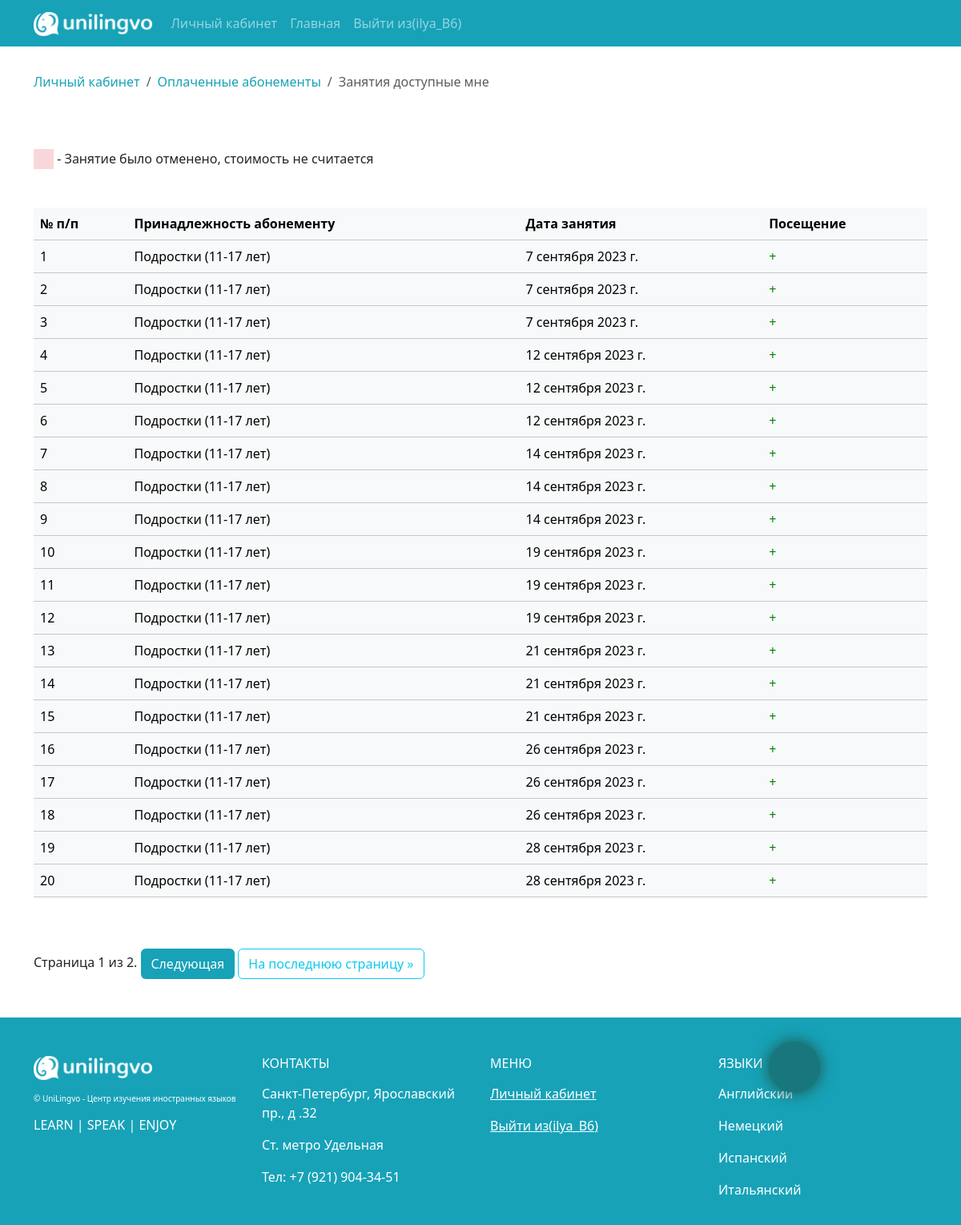
Before: /abonements/student-payment-lessons/3 (signed in) with the older database file.
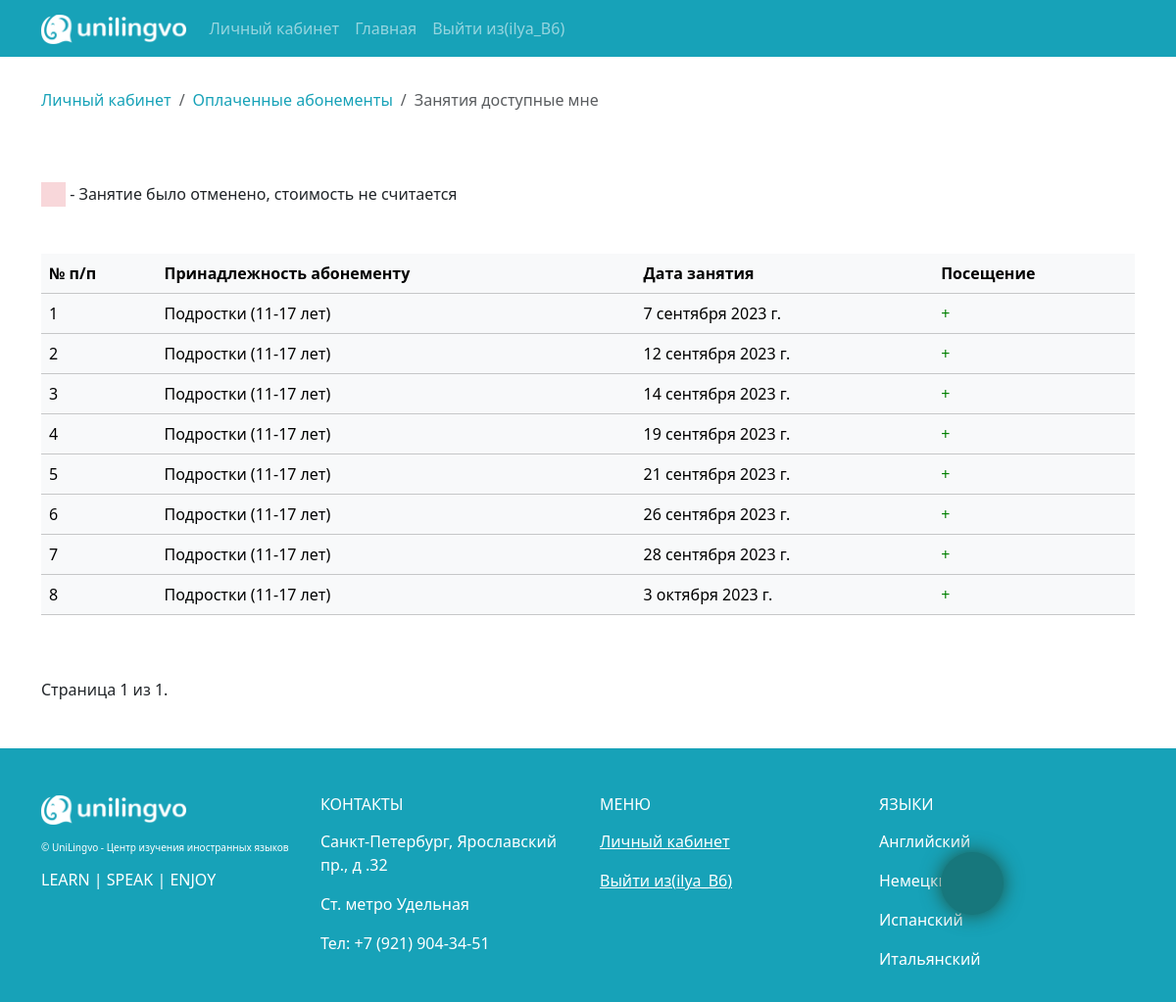
After: the same page with the newer database file.
### app_abonements/models.py (models this page shows, shortened)
class StudentPaymenatLessons(models.Model):
    lesson = models.ForeignKey(TimeTable, on_delete=models.CASCADE, verbose_name="К какому уроку ")
    payment_abonement = models.ForeignKey(PaymentAbonement, on_delete=models.CASCADE, verbose_name="К какой оплате студента")
    class Meta:
        verbose_name = "Оплаченное занятие пользователя"
        verbose_name_plural = "Оплаченные занятия пользователя"

class PaymentAbonement(models.Model):
    student = models.ForeignKey(Student, on_delete=models.CASCADE, verbose_name="Какой студент")
    abonement = models.ForeignKey(Abonement , on_delete=models.CASCADE, verbose_name="Какой абонемент")
    date_start = models.DateField(verbose_name="Дата старта абонемента")
    date_payment = models.DateField(verbose_name="Дата оплаты абонемента абонемента")
    class Meta:
        verbose_name = "Оплата абонемента"
        verbose_name_plural = "Оплаты абонементов"

class Abonement(models.Model):
    name = models.CharField(verbose_name="Название абонемента", max_length=255)
    amount_lesson = models.IntegerField(verbose_name="Кол-во занятий")
    price = models.IntegerField(verbose_name="Стоимость абонемента (руб.)")
    duration = models.CharField(verbose_name="Продолжительность 1 занятия", max_length=255)
    description  = models.TextField(verbose_name="Описание")
    course = models.ManyToManyField(TrainingProgramm, verbose_name="К какому курсу", related_name='abonement_courses')
    photo = models.ImageField(verbose_name="Фото", upload_to=get_file_path)
    class Meta:
        verbose_name = "Абонемент"
        verbose_name_plural = "Абонементы"

### app_timetable/models.py (models this page shows, shortened)
class TimeTable(models.Model):
    group = models.ForeignKey(LearingGroup, on_delete=models.CASCADE, verbose_name='Для какой группы')
    date = models.DateField(verbose_name='Дата проведения занятия')
    comment = models.TextField(verbose_name='Комментарий', blank=True)
    canceled = models.BooleanField(verbose_name="Отмена (x - отмены нет)", blank=True, default=False)
    class Meta:
        verbose_name = "Расписание занятия группы"
        verbose_name_plural = "Расписание занятий групп"

### app_abonements/views.py (the view)
# urls.py: path('student-payment-lessons/<int:id_payment_abonement>', StudentPaymentLesson.as_view(), name="student_payment_lessons"),
class StudentPaymentLesson(DataMixin, LoginRequiredMixin, ListView):
    paginate_by = 20
    template_name = "app_abonements/student_payment_lessons.html"
    def get_context_data(self, **kwargs):
        context = super().get_context_data(**kwargs)
        context['sort_form'] = SortStudentAbonement(self.request.GET, stud = self.request.user)
        context['breadcrumbs'] = [
            {'link': reverse('profiles:personal_area'), 'title':'Личный кабинет'},
            {'link' : reverse('abonements:student_abonements'), 'title' : 'Оплаченные абонементы'},
            {'link': '#', 'title': "Занятия доступные мне"}
        ]
        data_mixin_context = self.get_user_context(title = "Доступные занятия")
        return dict(list(context.items()) + list(data_mixin_context.items()))
    def get_queryset(self):
       return StudentPaymenatLessons.objects.filter(payment_abonement__student = self.request.user, payment_abonement_id = self.kwargs["id_payment_abonement"]).order_by('lesson__date')

### app_journal/templatetags/app_journal_tags.py (called while the page is built)
@register.simple_tag()
def is_was(id_student , id_lesson):
    stud = Student.objects.get(id = id_student)
    attendance = Attendance.objects.filter(student=stud, lesson_date = id_lesson, was = True)
    if attendance:
        return True
    else:
        return False

### app_lancen/templatetags/lancen_tags.py (called while the page is built)
@register.inclusion_tag('templatetags/breadcrumbs.html')
def breadcrums(list):
    return {'breadcrumbs': list}

### app_lancen/utils.py (called while the page is built)
    def get_user_context(self, **kwargs):
        context = kwargs
        modern_menu = menu.copy()
        if  self.request.user.is_authenticated:
            modern_menu.append({'title' : "Личный кабинет" , 'link' : 'profiles:personal_area'})
        if self.request.user.groups.filter(name='teacher').exists():
            context["pers_area_items"] = teacher_pers_area_items
        if self.request.user.groups.filter(name='student').exists():
            context["pers_area_items"] = student_pers_area_items
        if self.request.user.is_superuser:
            context["pers_area_items"] = admin_pers_area_items
        context['menu'] = modern_menu
        context["recall_form"] = RecallForm
        context['contact_form'] = ContactForm
        return context

### templates/app_abonements/student_payment_lessons.html (shortened to what this page needs)
{% extends 'base.html' %}
{% load app_journal_tags %}
{% load lancen_tags %}
{% load bootstrap5 %}
{% load static %}
{% block other_css %}
<link rel="stylesheet" href="{% static 'app_journal/css/journal.css' %}">
{% endblock other_css %}
{% block content %}
{% breadcrums breadcrumbs %}
<section class = "pb-5 pt-5">
    <div class="d-flex flex-wrap align-items-center">
        <div class="canceled_lesson table-danger"></div>
        <div class="ml-3"> &nbsp;- Занятие было отменено, стоимость не считается</div>
    </div>
    <div class="journal_wrapper">
        <table class = "table table-light table-hover mt-5">
            <tr>
                <th>№ п/п</th>
                <th>Принадлежность абонементу</th>
                <th>Дата занятия</th>
                <th>Посещение</th>
            </tr>
            {% for item in  object_list %}
            <tr {% if item.lesson.canceled %} class = "table-danger"{% endif %}>
                <td>{{forloop.counter}}</td>
                <td>{{item.payment_abonement.abonement.name}}</td>
                <td>{{item.lesson.date}}</td>
                <td>
                    {% is_was id_student=request.user.id id_lesson=item.lesson.id as is_was %}
                    {% if is_was %}
                        <span style = "color:green;">+</span>
                    {% else %}
                        <span style = "color:red;">-</span>
                    {% endif %}
                </td>
            </tr>
            {% empty %}
            <tr>
                <td>--</td>
                <td>--</td>
                <td>--</td>
            </tr>
            {% endfor %}
        </table>
    </div>
    <div class="pagination mt-5">
        <span class="step-links">
            <span class="current">
                Страница {{ page_obj.number }} из {{ page_obj.paginator.num_pages }}.
            </span>
            {% if page_obj.has_next %}
                <a class = "btn my_bg_info text-white" href="?page={{ page_obj.next_page_number }}">Следующая</a>
                <a class = "btn btn-outline-info" href="?page={{ page_obj.paginator.num_pages }}">На последнюю страницу &raquo;</a>
            {% endif %}
        </span>
    </div>
</section>
{% endblock content %}

### templates/base.html (shortened to what the changed rows need)
<!DOCTYPE html>
<html lang="en" class="h-100">
<head>
    {% load static %}
    {% load bootstrap5 %}
    {% load bootstrap_icons %}
    {% bootstrap_css %}
    <link type="text/css" href="{% static 'app_lancen/css/style.css' %}" rel="stylesheet" />
    <link rel="stylesheet" href="https://cdn.jsdelivr.net/npm/bootstrap-icons@1.9.1/font/bootstrap-icons.css">
    {% block other_css %}{% endblock other_css %}
</head>
<body class="d-flex flex-column h-100">
    <header>
        <nav class="navbar navbar-expand-lg navbar-dark my_bg_info" >
            <div class="container">
              <div class="collapse navbar-collapse" id="navbarSupportedContent">
                <ul class="navbar-nav me-auto mb-2 mb-lg-0">
                    {% for m in menu %}
                    <li class="nav-item">
                        <a class="nav-link" href="{% url m.link  %}" >
                            {{m.title}}
                        </a>
                    </li>
                    {% endfor %}
                </ul>
              </div>
            </div>
        </nav>
    </header>
    <main>
        <div class="container">
            {% block content %}{% endblock content %}
        </div>
    </main>
    <footer class="footer mt-auto py-3 my_bg_info pt-5">
        <div class="container">
            <div class="row text-white">
                <div class="col-lg-3 col-md-6 col-sm-12 ">
                    {% for m in menu  %}
                        <p class = "mt-3"> <a href="{% url m.link %}" class = "text-white">{{m.title}}</a></p>
                    {% endfor %}
                </div>
            </div>
        </div>
    </footer>
</body>
</html>

Changed rows visible on the page:
removed StudentPaymenatLessons: payment_abonement.abonement.name "Подростки (11-17 лет)", lesson "7 сентября 2023 г."
removed StudentPaymenatLessons: payment_abonement.abonement.name "Подростки (11-17 лет)", lesson "7 сентября 2023 г."
removed StudentPaymenatLessons: payment_abonement.abonement.name "Подростки (11-17 лет)", lesson "12 сентября 2023 г."
removed StudentPaymenatLessons: payment_abonement.abonement.name "Подростки (11-17 лет)", lesson "12 сентября 2023 г."
removed StudentPaymenatLessons: payment_abonement.abonement.name "Подростки (11-17 лет)", lesson "14 сентября 2023 г."
removed StudentPaymenatLessons: payment_abonement.abonement.name "Подростки (11-17 лет)", lesson "14 сентября 2023 г."
removed StudentPaymenatLessons: payment_abonement.abonement.name "Подростки (11-17 лет)", lesson "19 сентября 2023 г."
removed StudentPaymenatLessons: payment_abonement.abonement.name "Подростки (11-17 лет)", lesson "19 сентября 2023 г."
removed StudentPaymenatLessons: payment_abonement.abonement.name "Подростки (11-17 лет)", lesson "21 сентября 2023 г."
removed StudentPaymenatLessons: payment_abonement.abonement.name "Подростки (11-17 лет)", lesson "21 сентября 2023 г."
removed StudentPaymenatLessons: payment_abonement.abonement.name "Подростки (11-17 лет)", lesson "26 сентября 2023 г."
removed StudentPaymenatLessons: payment_abonement.abonement.name "Подростки (11-17 лет)", lesson "26 сентября 2023 г."
removed StudentPaymenatLessons: payment_abonement.abonement.name "Подростки (11-17 лет)", lesson "28 сентября 2023 г."
now on this page (row unchanged): StudentPaymenatLessons: payment_abonement.abonement.name "Подростки (11-17 лет)", lesson "3 октября 2023 г."
Other visible differences:
{{ page_obj.paginator.num_pages }}: "2" → "1"
text no longer shown: "Следующая На последнюю страницу »"
